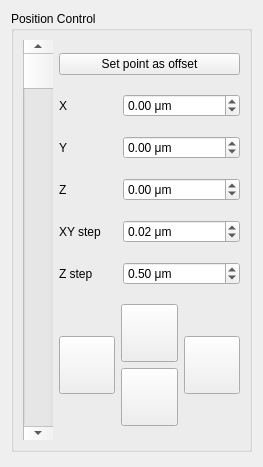
<?xml version="1.0" encoding="UTF-8"?>
<ui version="4.0">
 <class>position_control</class>
 <widget class="QWidget" name="position_control">
  <property name="geometry">
   <rect>
    <x>0</x>
    <y>0</y>
    <width>263</width>
    <height>467</height>
   </rect>
  </property>
  <property name="windowTitle">
   <string>Form</string>
  </property>
  <layout class="QVBoxLayout" name="verticalLayout_3">
   <item>
    <widget class="QGroupBox" name="position_control_groupbox">
     <property name="sizePolicy">
      <sizepolicy hsizetype="Expanding" vsizetype="Fixed">
       <horstretch>0</horstretch>
       <verstretch>0</verstretch>
      </sizepolicy>
     </property>
     <property name="styleSheet">
      <string notr="true"/>
     </property>
     <property name="title">
      <string>Position Control</string>
     </property>
     <layout class="QHBoxLayout" name="horizontalLayout" stretch="1,1">
      <property name="sizeConstraint">
       <enum>QLayout::SetMaximumSize</enum>
      </property>
      <item>
       <widget class="QScrollBar" name="z_scrollbar">
        <property name="minimumSize">
         <size>
          <width>30</width>
          <height>400</height>
         </size>
        </property>
        <property name="maximumSize">
         <size>
          <width>16777215</width>
          <height>400</height>
         </size>
        </property>
        <property name="orientation">
         <enum>Qt::Vertical</enum>
        </property>
       </widget>
      </item>
      <item>
       <layout class="QVBoxLayout" name="control_layout" stretch="1,1,1,1,1,1,2">
        <item>
         <layout class="QVBoxLayout" name="set_offset_layout">
          <item>
           <widget class="QPushButton" name="set_offset_button">
            <property name="text">
             <string>Set point as offset</string>
            </property>
           </widget>
          </item>
         </layout>
        </item>
        <item>
         <layout class="QHBoxLayout" name="x_position_layout" stretch="1,2">
          <item>
           <widget class="QLabel" name="x_label">
            <property name="text">
             <string>X</string>
            </property>
           </widget>
          </item>
          <item>
           <widget class="QDoubleSpinBox" name="x_position_spinbox">
            <property name="sizePolicy">
             <sizepolicy hsizetype="Preferred" vsizetype="Fixed">
              <horstretch>0</horstretch>
              <verstretch>0</verstretch>
             </sizepolicy>
            </property>
            <property name="suffix">
             <string extracomment=" m"> μm</string>
            </property>
            <property name="minimum">
             <double>-9999999999999.000000000000000</double>
            </property>
            <property name="maximum">
             <double>9999999999999.000000000000000</double>
            </property>
            <property name="singleStep">
             <double>0.010000000000000</double>
            </property>
            <property name="value">
             <double>0.000000000000000</double>
            </property>
           </widget>
          </item>
         </layout>
        </item>
        <item>
         <layout class="QHBoxLayout" name="y_position_layout" stretch="1,2">
          <item>
           <widget class="QLabel" name="y_position_label">
            <property name="text">
             <string>Y</string>
            </property>
           </widget>
          </item>
          <item>
           <widget class="QDoubleSpinBox" name="y_position_spinbox">
            <property name="sizePolicy">
             <sizepolicy hsizetype="Preferred" vsizetype="Fixed">
              <horstretch>0</horstretch>
              <verstretch>0</verstretch>
             </sizepolicy>
            </property>
            <property name="suffix">
             <string> μm</string>
            </property>
            <property name="minimum">
             <double>-9999999999999.000000000000000</double>
            </property>
            <property name="maximum">
             <double>99999999999.000000000000000</double>
            </property>
            <property name="singleStep">
             <double>0.010000000000000</double>
            </property>
           </widget>
          </item>
         </layout>
        </item>
        <item>
         <layout class="QHBoxLayout" name="z_position_layout" stretch="1,2">
          <item>
           <widget class="QLabel" name="z_position_label">
            <property name="text">
             <string>Z</string>
            </property>
           </widget>
          </item>
          <item>
           <widget class="QDoubleSpinBox" name="z_position_spinbox">
            <property name="sizePolicy">
             <sizepolicy hsizetype="Preferred" vsizetype="Fixed">
              <horstretch>0</horstretch>
              <verstretch>0</verstretch>
             </sizepolicy>
            </property>
            <property name="suffix">
             <string> μm</string>
            </property>
            <property name="decimals">
             <number>2</number>
            </property>
            <property name="minimum">
             <double>-999999999999.000000000000000</double>
            </property>
            <property name="maximum">
             <double>9999999999999.000000000000000</double>
            </property>
            <property name="singleStep">
             <double>0.010000000000000</double>
            </property>
           </widget>
          </item>
         </layout>
        </item>
        <item>
         <layout class="QHBoxLayout" name="xy_step_layout" stretch="1,2">
          <item>
           <widget class="QLabel" name="xy_step_label">
            <property name="text">
             <string>XY step</string>
            </property>
           </widget>
          </item>
          <item>
           <widget class="QDoubleSpinBox" name="xy_step_spinbox">
            <property name="sizePolicy">
             <sizepolicy hsizetype="Preferred" vsizetype="Fixed">
              <horstretch>0</horstretch>
              <verstretch>0</verstretch>
             </sizepolicy>
            </property>
            <property name="suffix">
             <string> μm</string>
            </property>
            <property name="minimum">
             <double>-999999999999.000000000000000</double>
            </property>
            <property name="maximum">
             <double>9999999999.000000000000000</double>
            </property>
            <property name="singleStep">
             <double>0.010000000000000</double>
            </property>
            <property name="value">
             <double>0.020000000000000</double>
            </property>
           </widget>
          </item>
         </layout>
        </item>
        <item>
         <layout class="QHBoxLayout" name="z_step_layout" stretch="1,2">
          <item>
           <widget class="QLabel" name="z_step_label">
            <property name="text">
             <string>Z step</string>
            </property>
           </widget>
          </item>
          <item>
           <widget class="QDoubleSpinBox" name="z_step_spinbox">
            <property name="sizePolicy">
             <sizepolicy hsizetype="Preferred" vsizetype="Fixed">
              <horstretch>0</horstretch>
              <verstretch>0</verstretch>
             </sizepolicy>
            </property>
            <property name="prefix">
             <string/>
            </property>
            <property name="suffix">
             <string> μm</string>
            </property>
            <property name="minimum">
             <double>-9999999999999.000000000000000</double>
            </property>
            <property name="maximum">
             <double>999999999999999.000000000000000</double>
            </property>
            <property name="singleStep">
             <double>0.100000000000000</double>
            </property>
            <property name="value">
             <double>0.500000000000000</double>
            </property>
           </widget>
          </item>
         </layout>
        </item>
        <item>
         <layout class="QHBoxLayout" name="button_control_layout" stretch="1,1,1">
          <item>
           <widget class="QPushButton" name="left_button">
            <property name="sizePolicy">
             <sizepolicy hsizetype="Minimum" vsizetype="Minimum">
              <horstretch>0</horstretch>
              <verstretch>0</verstretch>
             </sizepolicy>
            </property>
            <property name="minimumSize">
             <size>
              <width>0</width>
              <height>0</height>
             </size>
            </property>
            <property name="maximumSize">
             <size>
              <width>999</width>
              <height>58</height>
             </size>
            </property>
            <property name="text">
             <string/>
            </property>
            <property name="icon">
             <iconset resource="../../../../artwork/qudi_icons.qrc">
              <normaloff>:/icons/icons/left.png</normaloff>:/icons/icons/left.png</iconset>
            </property>
           </widget>
          </item>
          <item>
           <layout class="QVBoxLayout" name="up_down_layout" stretch="1,1">
            <item>
             <widget class="QPushButton" name="up_button">
              <property name="sizePolicy">
               <sizepolicy hsizetype="Minimum" vsizetype="Minimum">
                <horstretch>0</horstretch>
                <verstretch>0</verstretch>
               </sizepolicy>
              </property>
              <property name="minimumSize">
               <size>
                <width>0</width>
                <height>58</height>
               </size>
              </property>
              <property name="maximumSize">
               <size>
                <width>999</width>
                <height>58</height>
               </size>
              </property>
              <property name="text">
               <string/>
              </property>
              <property name="icon">
               <iconset resource="../../../../artwork/qudi_icons.qrc">
                <normaloff>:/icons/icons/up.png</normaloff>:/icons/icons/up.png</iconset>
              </property>
             </widget>
            </item>
            <item>
             <widget class="QPushButton" name="down_button">
              <property name="sizePolicy">
               <sizepolicy hsizetype="Minimum" vsizetype="Minimum">
                <horstretch>0</horstretch>
                <verstretch>0</verstretch>
               </sizepolicy>
              </property>
              <property name="minimumSize">
               <size>
                <width>0</width>
                <height>58</height>
               </size>
              </property>
              <property name="maximumSize">
               <size>
                <width>999</width>
                <height>58</height>
               </size>
              </property>
              <property name="text">
               <string/>
              </property>
              <property name="icon">
               <iconset resource="../../../../artwork/qudi_icons.qrc">
                <normaloff>:/icons/icons/down.png</normaloff>:/icons/icons/down.png</iconset>
              </property>
             </widget>
            </item>
           </layout>
          </item>
          <item>
           <widget class="QPushButton" name="right_button">
            <property name="sizePolicy">
             <sizepolicy hsizetype="Minimum" vsizetype="Minimum">
              <horstretch>0</horstretch>
              <verstretch>0</verstretch>
             </sizepolicy>
            </property>
            <property name="minimumSize">
             <size>
              <width>0</width>
              <height>0</height>
             </size>
            </property>
            <property name="maximumSize">
             <size>
              <width>999</width>
              <height>58</height>
             </size>
            </property>
            <property name="text">
             <string/>
            </property>
            <property name="icon">
             <iconset resource="../../../../artwork/qudi_icons.qrc">
              <normaloff>:/icons/icons/right.png</normaloff>:/icons/icons/right.png</iconset>
            </property>
           </widget>
          </item>
         </layout>
        </item>
       </layout>
      </item>
     </layout>
    </widget>
   </item>
   <item>
    <spacer name="verticalSpacer">
     <property name="orientation">
      <enum>Qt::Vertical</enum>
     </property>
     <property name="sizeHint" stdset="0">
      <size>
       <width>20</width>
       <height>40</height>
      </size>
     </property>
    </spacer>
   </item>
  </layout>
 </widget>
 <resources>
  <include location="../../../../artwork/qudi_icons.qrc"/>
 </resources>
 <connections/>
</ui>
